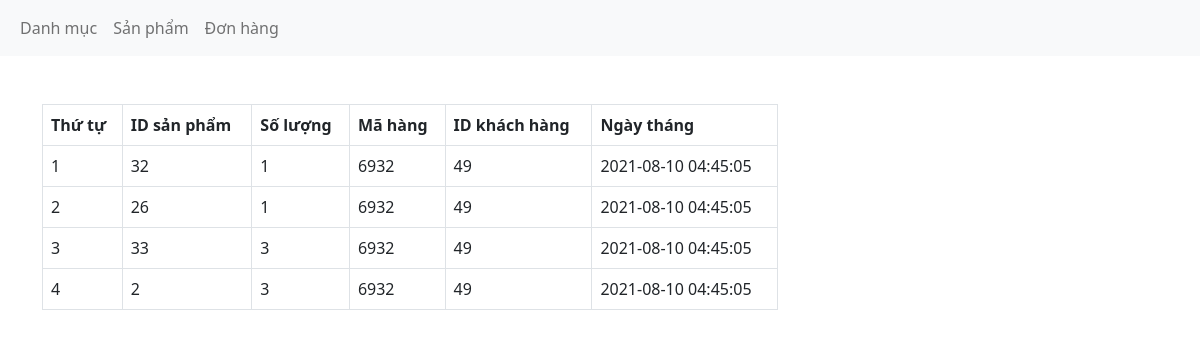
Page /admin/xulydonhang.php on the committed database.
### tables this page shows
CREATE TABLE `donhang` (
  `donhang_id` int(11) NOT NULL,
  `sanpham_id` int(11) NOT NULL,
  `soluong` int(11) NOT NULL,
  `mahang` varchar(50) NOT NULL,
  `khachhang_id` int(11) NOT NULL,
  `ngaythang` timestamp NOT NULL DEFAULT current_timestamp() ON UPDATE current_timestamp()
);

### admin/xulydonhang.php (the view, shortened to what this page needs)
<?php
    include('../db/connect.php')
?>
<?php
$sql_donhang= mysqli_query($mysqli, "SELECT * FROM donhang ");
?>
<!DOCTYPE html>
<html lang="en">
<head>
    <link href="https://cdn.jsdelivr.net/npm/bootstrap@5.0.2/dist/css/bootstrap.min.css" rel="stylesheet">
</head>
<body>
<nav class="navbar navbar-expand-lg navbar-light bg-light">
  <div class="container-fluid">
    <div class="collapse navbar-collapse" id="navbarNav">
      <ul class="navbar-nav">
        <li class="nav-item">
          <a class="nav-link" href="xulydanhmuc.php">Danh mục</a>
        </li>
        <li class="nav-item">
          <a class="nav-link" href="xulysanpham.php">Sản phẩm</a>
        </li>
        <li class="nav-item">
          <a class="nav-link" href="xulydonhang.php">Đơn hàng</a>
        </li>
      </ul>
    </div>
  </div>
</nav><br><br>
   <div class="container">
       <div class="row">
           <div class="col-md-8">
               <table class="table table-reponsive table-bordered">
                    <tr>
                       <th>Thứ tự</th>
                       <th>ID sản phẩm</th>
                       <th>Số lượng</th>
                       <th>Mã hàng</th>
                       <th>ID khách hàng</th>
                       <th>Ngày tháng</th>
                    </tr>
                    <?php
                    $i=0;
                while($row_donhang = mysqli_fetch_array($sql_donhang)){
                    $i++;
           ?>
                    <tr>
                        <td><?php echo $i ?></td>
                        <td><?php echo $row_donhang['sanpham_id'] ?></td>
                        <td><?php echo $row_donhang['soluong'] ?></td>
                        <td><?php echo $row_donhang['mahang'] ?></td>
                        <td><?php echo $row_donhang['khachhang_id'] ?></td>
                        <td><?php echo $row_donhang['ngaythang'] ?></td>
                    </tr>
                    <?php } ?>
               </table>
           </div>
       </div>
   </div>
</body>
</html>

### rows in the picture
donhang: sanpham "32", soluong "1", mahang "6932", khachhang "49", ngaythang "2021-08-10 04:45:05"
donhang: sanpham "26", soluong "1", mahang "6932", khachhang "49", ngaythang "2021-08-10 04:45:05"
donhang: sanpham "33", soluong "3", mahang "6932", khachhang "49", ngaythang "2021-08-10 04:45:05"
donhang: sanpham "2", soluong "3", mahang "6932", khachhang "49", ngaythang "2021-08-10 04:45:05"
